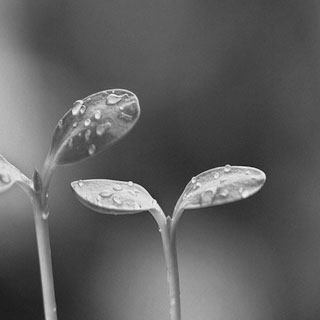
#> input picture encoder/用于隐藏水印的灰度图片的副本.jpeg, 320 x 320 px
$ python ArnoldChange.py
#> lines starting #> are read from the running program, lines starting #| are printed output that depends on the picture
#> further down, img_0 is the input picture: shape (320, 320); min 17, max 249, mean 95.4
import numpy as np
from pylab import *
from PIL import Image


def arnold_encode(image, shuffle_times, a, b):
    """ Arnold shuffle for rgb image
    Args:
        image: input original rgb image
        shuffle_times: how many times to shuffle
    Returns:
        Arnold encode image
    """
#> called with shuffle_times = 7, a = 2, b = 2
    # 1:创建新图像
    arnold_image = np.zeros(shape=image.shape)

    # 2：计算N
    h, w = image.shape[0], image.shape[1]
#> h = 320; w = 320
    N = h  # 或N=w
#> N = 320

    # 3：遍历像素坐标变换
    for time in range(shuffle_times):
        for ori_x in range(h):
            for ori_y in range(w):
                # 按照公式坐标变换
                new_x = (1 * ori_x + b * ori_y) % N
                new_y = (a * ori_x + (a * b + 1) * ori_y) % N

                arnold_image[new_x, new_y] = image[ori_x, ori_y]
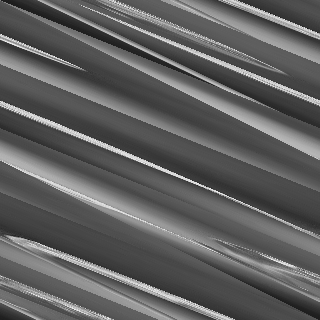
#> arnold_image: shape (320, 320) float64; min 17, max 249, mean 95.4

    return arnold_image


def arnold_decode(image, shuffle_times, a, b):
    """ decode for rgb image that encoded by Arnold
    Args:
        image: rgb image encoded by Arnold
        shuffle_times: how many times to shuffle
    Returns:
        decode image
    """
#> called with shuffle_times = 7, a = 2, b = 2
    # 1:创建新图像
    decode_image = np.zeros(shape=image.shape)

    # 2：计算N
    h, w = image.shape[0], image.shape[1]
#> h = 320; w = 320
    N = h  # 或N=w
#> N = 320

    # 3：遍历像素坐标变换
    for time in range(shuffle_times):
        for ori_x in range(h):
            for ori_y in range(w):
                # 按照公式坐标变换
                new_x = ((a * b + 1) * ori_x + (-b) * ori_y) % N
                new_y = ((-a) * ori_x + ori_y) % N
                decode_image[new_x, new_y] = image[ori_x, ori_y]
    return decode_image

if __name__ == '__main__':
    img0 = '用于隐藏水印的灰度图片的副本.jpeg'
    img_0 = np.array(Image.open(img0))
    img_af = arnold_encode(img_0, 7, 2, 2)
    Image.fromarray(np.array(img_af, dtype='uint8')).convert(mode='L').save(f'arnoldtest_af.jpeg', quality=100)
    img_re = arnold_decode(img_af, 7, 2, 2)
    Image.fromarray(np.array(img_re, dtype='uint8')).convert(mode='L').save(f'arnoldtest_re.jpeg', quality=100)
    print((img_0 == img_re).all())
#| True
